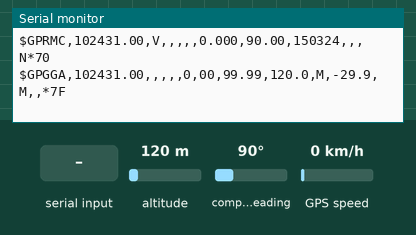
This sketch was run on a simulated Arduino Uno, built with avr-gcc and run on an emulated ATmega328P. Shown: the last lines printed to the serial monitor. The inputs (shaded band) are chosen by the test bench; at power-on: altitude 120 m, compass heading 90°, GPS speed 0 km/h. The GPS gets a fix after 3 s at 37.7749, -122.4194 with 8 satellites.

Above: at 1.2 s.
1.3 s: altitude set to 20 m
At 2.7 s:
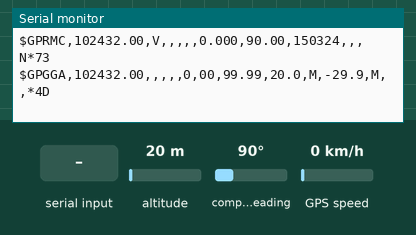
4.5 s: "1" received over the second serial link
At 4.9 s:
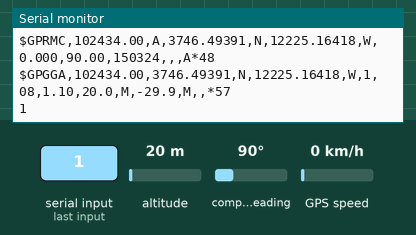
7.5 s: compass heading set to 269°
At 8.8 s:
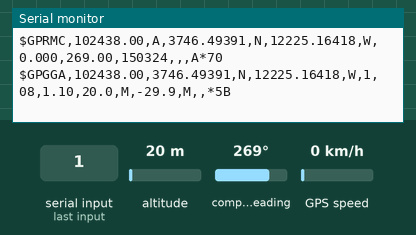
10.5 s: GPS speed set to 2 km/h
At 11.8 s:
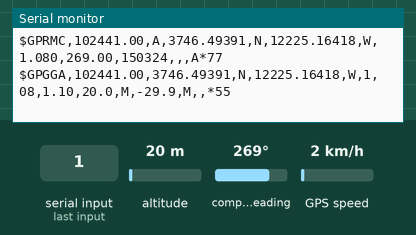
12.0 s: compass heading set to 7°
At 12.8 s:
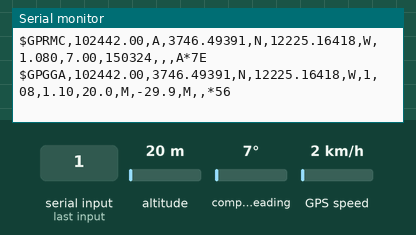
13.5 s: GPS speed set to 60 km/h
At 14.7 s:
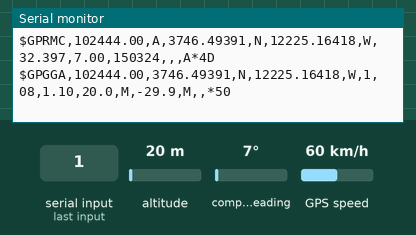
Timing chart, 0 to 16.5 s (numbered marks = the images above; inputs shaded):
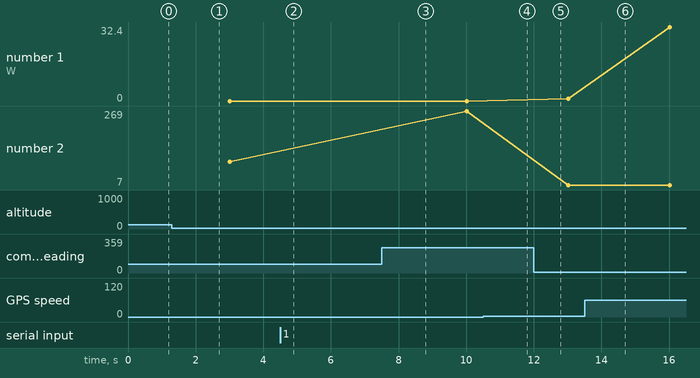

The sketch:

GPS_data_ALL_DATA.ino
```cpp
#include <SoftwareSerial.h>
#include <TinyGPS++.h>

SoftwareSerial gpsSerial(4, 3);
TinyGPSPlus gps;

void setup() {
  Serial.begin(115200);
  gpsSerial.begin(38400);

  Serial.println("GPS full data parsing start...");
}

void loop() {
  while (gpsSerial.available() > 0) {
    char c = gpsSerial.read();
    gps.encode(c);
    Serial.print(c);
  }
}
```

Measured:
- after the input at 1.3 s, the serial monitor: prints a new line after 0.72 s (image 1)
- after the input at 4.5 s, the serial monitor: prints a new line at once (image 2)
- after the input at 7.5 s, the serial monitor: prints a new line after 0.51 s (image 3)
- after the input at 10.5 s, the serial monitor: prints a new line after 0.51 s (image 4)
- after the input at 12.0 s, the serial monitor: prints a new line at once (image 5)
- after the input at 13.5 s, the serial monitor: prints a new line after 0.51 s (image 6)
- plotted number 1: 1.08 → 32.4 after the input at 13.5 s
- plotted number 2: 90 → 269 after the input at 7.5 s
